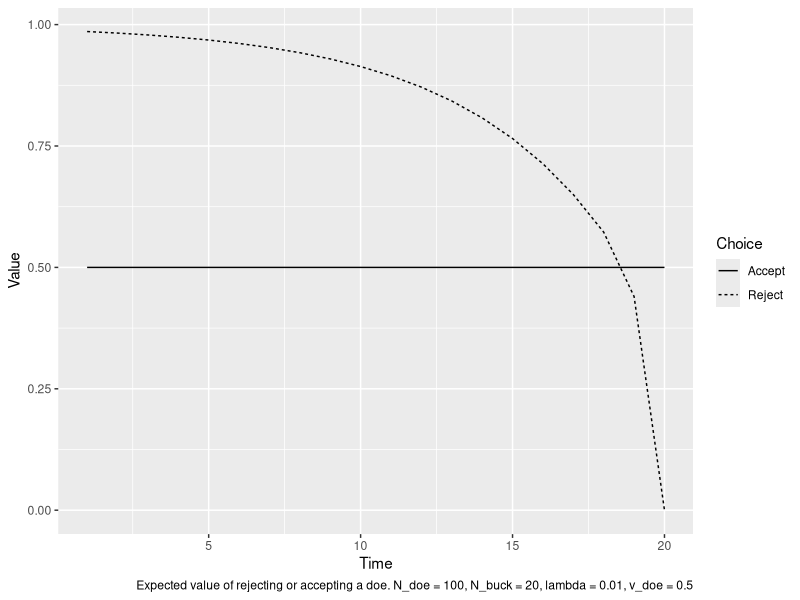

Generate this figure with R:
## ---- chunk 1
library("tidyverse")
lambda <-  0.01
N <-  c(doe = 100, buck = 20)
vd <-  0.5
p_enc <- function(N, lambda){
  c(pbuck = 1 - exp(-lambda*N[2]),
    pdoe = (1 - exp(-lambda*N[1]))*(exp(-lambda*N[2])),
    pnone = (exp(-lambda*N[1]))*(exp(-lambda*N[2])))
    }
V <- vector("numeric", length = 20)
V1 <- vector("numeric", length = 20)
V2 <- vector("numeric", length = 20)
D <- vector("character", length = 20)
p <- p_enc(N, lambda)
V[20] <- p[1] + vd*p[2]
V1[20] <- vd
V2[20] <- 0
D[20] <- "accept"

for(t in 19:1){
  V1[t] <- vd
  V2[t] <- V[t+1]
  if (V1[t] > V2[t]){
    D[t] <- "accept"
    V[t] <- V1[t]
  } else {
    D[t] <- "reject"
    V[t] <- V2[t]
  }
  V[t] <- p[1] + p[2] * V[t] + p[3] * V[t+1]
}
df <- bind_cols(t = 1:20, V = V, D = D, Accept = V1, Reject = V2) %>% 
  gather(key = Choice, value = Value, 4:5)
ggplot(data = df,
       mapping = aes(x = t)) +
  geom_line(mapping = aes(y = Value, linetype = Choice)) + 
  labs(x = "Time", y = "Value", 
       caption = "Expected value of rejecting or accepting a doe. N_doe = 100, N_buck = 20, lambda = 0.01, v_doe = 0.5")
## ---- chunk 2
1-dnbinom(0,19:1, p[1])
